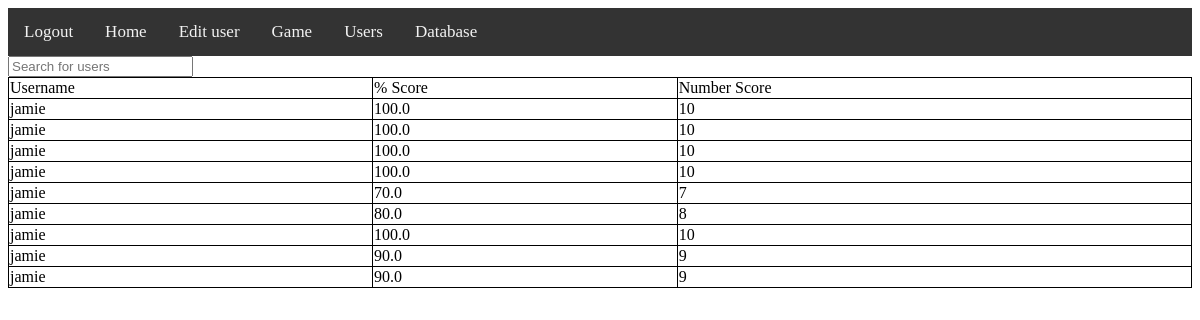
Page /game/maths_quiz/scores on the earlier database version.
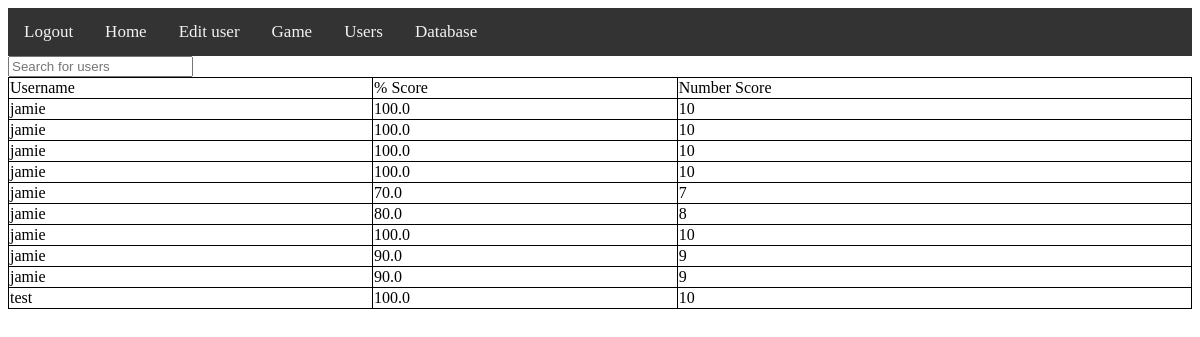
Same page on the later database version.
### tables this page shows
CREATE TABLE maths_quiz (username characters(100),percentage characters(100),score characters(100));

### challenges/maths_quiz.py (the view)
@maths_quiz_bp.route("/scores")
def maths_quiz_scores():
    return render_template("challenges/maths_quiz/scores.html", users=maths_quiz_db.read())

### database_mod.py (called while the page is built)
    def read(self):
        self.c.execute(f"SELECT * FROM {self.table}")
        self.conn.commit()
        self.lines = self.c.fetchall()
        return self.lines

### challenges/templates/challenges/maths_quiz/scores.html (shortened to what this page needs)
{% extends "base.html" %}
{% block content %}
<input type="text" onkeyup="table_search()" id="search_box" placeholder="Search for users">
<table id="sort_table_id">
<tr>
    <td onclick="sort_alph(0)">Username</td>
    <td onclick="sort_num(1)">% Score</td>
    <td onclick="sort_num(2)">Number Score</td>
</tr>
{% for user in users %}
<tr>
    {% for item in user%}
    <td>{{item}}</td>
    {% endfor %}
</tr>
{% endfor %}
</table>
{% endblock %}

Differences in the rows shown:
added maths_quiz: username "test", percentage "100.0", score "10"
